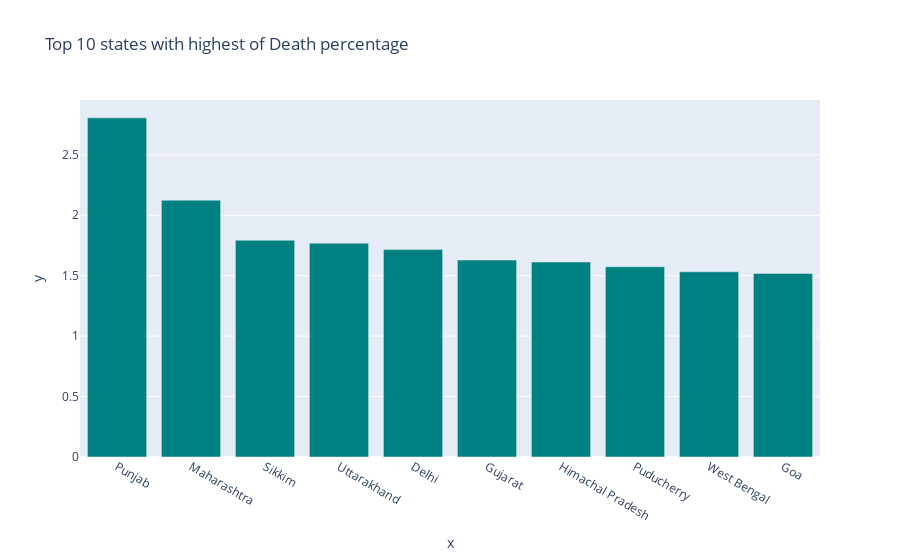

Notebook cell for this chart:
### Code cell
px.bar(x=state_wise.nlargest(10,"Death_percentage")["State/UnionTerritory"],
       y = state_wise.nlargest(10,"Death_percentage")["Death_percentage"],
       color_discrete_sequence=px.colors.diverging.Geyser,
       title="Top 10 states with highest of Death percentage")

### Figure 1 — Plotly figure (JSON) as saved in the notebook; plotly's stock layout.template omitted (floating-point values rounded to 4 significant figures)
{"data": [{"alignmentgroup": "True", "hovertemplate": "x=%{x}<br>y=%{y}<extra></extra>", "legendgroup": "", "marker": {"color": "rgb(0, 128, 128)"}, "name": "", "offsetgroup": "", "orientation": "v", "showlegend": false, "textposition": "auto", "type": "bar", "x": ["Punjab", "Maharashtra", "Sikkim", "Uttarakhand", "Delhi", "Gujarat", "Himachal Pradesh", "Puducherry", "West Bengal", "Goa"], "xaxis": "x", "y": [2.806, 2.125, 1.794, 1.769, 1.716, 1.63, 1.613, 1.574, 1.532, 1.519], "yaxis": "y"}], "layout": {"barmode": "relative", "legend": {"tracegroupgap": 0}, "title": {"text": "Top 10 states with highest of Death percentage"}, "xaxis": {"anchor": "y", "domain": [0, 1], "title": {"text": "x"}}, "yaxis": {"anchor": "x", "domain": [0, 1], "title": {"text": "y"}}}}
